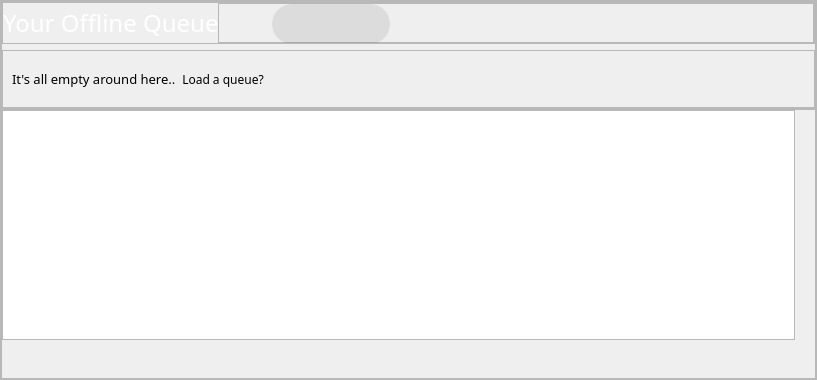
                <widget class="QFrame" name="frame_6">
                 <property name="minimumSize">
                  <size>
                   <width>0</width>
                   <height>350</height>
                  </size>
                 </property>
                 <property name="maximumSize">
                  <size>
                   <width>16777215</width>
                   <height>380</height>
                  </size>
                 </property>
                 <property name="frameShape">
                  <enum>QFrame::Shape::StyledPanel</enum>
                 </property>
                 <property name="frameShadow">
                  <enum>QFrame::Shadow::Raised</enum>
                 </property>
                 <layout class="QGridLayout" name="gridLayout_10" rowstretch="0,0">
                  <property name="leftMargin">
                   <number>0</number>
                  </property>
                  <property name="topMargin">
                   <number>0</number>
                  </property>
                  <property name="rightMargin">
                   <number>0</number>
                  </property>
                  <property name="bottomMargin">
                   <number>0</number>
                  </property>
                  <property name="spacing">
                   <number>0</number>
                  </property>
                  <item row="1" column="0">
                   <widget class="QFrame" name="frame_8">
                    <property name="frameShape">
                     <enum>QFrame::Shape::StyledPanel</enum>
                    </property>
                    <property name="frameShadow">
                     <enum>QFrame::Shadow::Raised</enum>
                    </property>
                    <layout class="QGridLayout" name="gridLayout_8">
                     <property name="leftMargin">
                      <number>0</number>
                     </property>
                     <property name="topMargin">
                      <number>0</number>
                     </property>
                     <property name="rightMargin">
                      <number>0</number>
                     </property>
                     <property name="bottomMargin">
                      <number>0</number>
                     </property>
                     <property name="horizontalSpacing">
                      <number>0</number>
                     </property>
                     <item row="0" column="0">
                      <widget class="QListWidget" name="queueWidget">
                       <property name="minimumSize">
                        <size>
                         <width>0</width>
                         <height>230</height>
                        </size>
                       </property>
                       <property name="maximumSize">
                        <size>
                         <width>16777215</width>
                         <height>230</height>
                        </size>
                       </property>
                       <property name="styleSheet">
                        <string notr="true">    QListWidget::item {
        selection-background-color: transparent; /* No background on selection */
        selection-color: transparent;            /* No text color change on selection */
        outline: none;              
	border:none;             /* Remove white selection border */
    }

    QListWidget::item:hover {
        background-color: transparent;           /* No hover effect */                     
        outline: none;              
	border:none; /* Keep the same text color */
    }

    QListWidget::item:selected {
        background-color: transparent;           /* No background on selection */
             /* No selection border */
        outline: none;              
	border:none;
    }</string>
                       </property>
                       <property name="verticalScrollBarPolicy">
                        <enum>Qt::ScrollBarPolicy::ScrollBarAlwaysOff</enum>
                       </property>
                       <property name="horizontalScrollBarPolicy">
                        <enum>Qt::ScrollBarPolicy::ScrollBarAsNeeded</enum>
                       </property>
                       <property name="selectionMode">
                        <enum>QAbstractItemView::SelectionMode::SingleSelection</enum>
                       </property>
                       <property name="textElideMode">
                        <enum>Qt::TextElideMode::ElideLeft</enum>
                       </property>
                       <property name="verticalScrollMode">
                        <enum>QAbstractItemView::ScrollMode::ScrollPerPixel</enum>
                       </property>
                       <property name="horizontalScrollMode">
                        <enum>QAbstractItemView::ScrollMode::ScrollPerPixel</enum>
                       </property>
                       <property name="movement">
                        <enum>QListView::Movement::Static</enum>
                       </property>
                       <property name="flow">
                        <enum>QListView::Flow::LeftToRight</enum>
                       </property>
                       <property name="isWrapping" stdset="0">
                        <bool>false</bool>
                       </property>
                       <property name="resizeMode">
                        <enum>QListView::ResizeMode::Fixed</enum>
                       </property>
                       <property name="layoutMode">
                        <enum>QListView::LayoutMode::SinglePass</enum>
                       </property>
                       <property name="spacing">
                        <number>8</number>
                       </property>
                       <property name="viewMode">
                        <enum>QListView::ViewMode::ListMode</enum>
                       </property>
                       <property name="uniformItemSizes">
                        <bool>true</bool>
                       </property>
                       <property name="selectionRectVisible">
                        <bool>false</bool>
                       </property>
                      </widget>
                     </item>
                     <item row="1" column="0">
                      <spacer name="verticalSpacer_4">
                       <property name="orientation">
                        <enum>Qt::Orientation::Vertical</enum>
                       </property>
                       <property name="sizeHint" stdset="0">
                        <size>
                         <width>20</width>
                         <height>40</height>
                        </size>
                       </property>
                      </spacer>
                     </item>
                     <item row="1" column="1">
                      <spacer name="verticalSpacer_5">
                       <property name="orientation">
                        <enum>Qt::Orientation::Vertical</enum>
                       </property>
                       <property name="sizeHint" stdset="0">
                        <size>
                         <width>20</width>
                         <height>40</height>
                        </size>
                       </property>
                      </spacer>
                     </item>
                    </layout>
                   </widget>
                  </item>
                  <item row="0" column="0">
                   <widget class="QFrame" name="frame_7">
                    <property name="frameShape">
                     <enum>QFrame::Shape::StyledPanel</enum>
                    </property>
                    <property name="frameShadow">
                     <enum>QFrame::Shadow::Raised</enum>
                    </property>
                    <layout class="QGridLayout" name="gridLayout_7">
                     <property name="leftMargin">
                      <number>0</number>
                     </property>
                     <property name="topMargin">
                      <number>0</number>
                     </property>
                     <property name="rightMargin">
                      <number>0</number>
                     </property>
                     <property name="bottomMargin">
                      <number>0</number>
                     </property>
                     <property name="horizontalSpacing">
                      <number>0</number>
                     </property>
                     <item row="0" column="0">
                      <widget class="QFrame" name="frame">
                       <property name="minimumSize">
                        <size>
                         <width>0</width>
                         <height>38</height>
                        </size>
                       </property>
                       <property name="frameShape">
                        <enum>QFrame::Shape::StyledPanel</enum>
                       </property>
                       <property name="frameShadow">
                        <enum>QFrame::Shadow::Raised</enum>
                       </property>
                       <layout class="QHBoxLayout" name="horizontalLayout_10">
                        <property name="spacing">
                         <number>0</number>
                        </property>
                        <property name="leftMargin">
                         <number>0</number>
                        </property>
                        <property name="topMargin">
                         <number>0</number>
                        </property>
                        <property name="rightMargin">
                         <number>0</number>
                        </property>
                        <property name="bottomMargin">
                         <number>0</number>
                        </property>
                        <item>
                         <widget class="QLabel" name="label_8">
                          <property name="minimumSize">
                           <size>
                            <width>215</width>
                            <height>0</height>
                           </size>
                          </property>
                          <property name="maximumSize">
                           <size>
                            <width>215</width>
                            <height>16777215</height>
                           </size>
                          </property>
                          <property name="font">
                           <font>
                            <family>Inter 24pt SemiBold</family>
                            <pointsize>18</pointsize>
                           </font>
                          </property>
                          <property name="styleSheet">
                           <string notr="true">background-color:rgba(0,0,0,0); color:white;</string>
                          </property>
                          <property name="text">
                           <string>Your Offline Queue</string>
                          </property>
                         </widget>
                        </item>
                        <item>
                         <widget class="QFrame" name="frame_2">
                          <property name="frameShape">
                           <enum>QFrame::Shape::StyledPanel</enum>
                          </property>
                          <property name="frameShadow">
                           <enum>QFrame::Shadow::Raised</enum>
                          </property>
                          <layout class="QHBoxLayout" name="horizontalLayout_11">
                           <property name="spacing">
                            <number>4</number>
                           </property>
                           <property name="topMargin">
                            <number>0</number>
                           </property>
                           <property name="rightMargin">
                            <number>0</number>
                           </property>
                           <property name="bottomMargin">
                            <number>0</number>
                           </property>
                           <item>
                            <widget class="QPushButton" name="playBtn_queue">
                             <property name="minimumSize">
                              <size>
                               <width>40</width>
                               <height>38</height>
                              </size>
                             </property>
                             <property name="maximumSize">
                              <size>
                               <width>40</width>
                               <height>38</height>
                              </size>
                             </property>
                             <property name="styleSheet">
                              <string notr="true">QPushButton {
background-color:rgba(0,0,0,0); 
color:white;
border-radius:19px;
padding:0px;
}

QPushButton:hover {
background-color:rgba(255, 255, 255,30); 
color:white;
border-radius:19px;
padding:0px;
}

QPushButton:pressed {
background-color:rgba(255, 255, 255,50); 
color:white;
border-radius:19px;
padding:0px;
}</string>
                             </property>
                             <property name="text">
                              <string/>
                             </property>
                             <property name="icon">
                              <iconset>
                               <normaloff>../../resources/icons/icon_play.png</normaloff>../../resources/icons/icon_play.png</iconset>
                             </property>
                             <property name="iconSize">
                              <size>
                               <width>42</width>
                               <height>42</height>
                              </size>
                             </property>
                            </widget>
                           </item>
                           <item>
                            <widget class="QFrame" name="frame_3">
                             <property name="minimumSize">
                              <size>
                               <width>118</width>
                               <height>40</height>
                              </size>
                             </property>
                             <property name="maximumSize">
                              <size>
                               <width>118</width>
                               <height>40</height>
                              </size>
                             </property>
                             <property name="styleSheet">
                              <string notr="true">background-color:rgba(0,0,0,20); border-radius:20;</string>
                             </property>
                             <property name="frameShape">
                              <enum>QFrame::Shape::StyledPanel</enum>
                             </property>
                             <property name="frameShadow">
                              <enum>QFrame::Shadow::Raised</enum>
                             </property>
                             <layout class="QGridLayout" name="gridLayout_9">
                              <property name="leftMargin">
                               <number>0</number>
                              </property>
                              <property name="topMargin">
                               <number>0</number>
                              </property>
                              <property name="rightMargin">
                               <number>0</number>
                              </property>
                              <property name="bottomMargin">
                               <number>0</number>
                              </property>
                              <property name="spacing">
                               <number>0</number>
                              </property>
                              <item row="0" column="0">
                               <widget class="QPushButton" name="newQueue">
                                <property name="minimumSize">
                                 <size>
                                  <width>32</width>
                                  <height>30</height>
                                 </size>
                                </property>
                                <property name="maximumSize">
                                 <size>
                                  <width>32</width>
                                  <height>30</height>
                                 </size>
                                </property>
                                <property name="styleSheet">
                                 <string notr="true">QPushButton {
background-color:rgba(0,0,0,0); 
color:white;
border-radius:15px;
padding:0px;
}

QPushButton:hover {
background-color:rgba(255, 255, 255,30); 
color:white;
border-radius:15px;
padding:0px;
}

QPushButton:pressed {
background-color:rgba(255, 255, 255,50); 
color:white;
border-radius:15px;
padding:0px;
}</string>
                                </property>
                                <property name="text">
                                 <string/>
                                </property>
                                <property name="icon">
                                 <iconset>
                                  <normaloff>../../resources/icons/icon_newQueue.png</normaloff>../../resources/icons/icon_newQueue.png</iconset>
                                </property>
                                <property name="iconSize">
                                 <size>
                                  <width>28</width>
                                  <height>28</height>
                                 </size>
                                </property>
                               </widget>
                              </item>
                              <item row="0" column="1">
                               <widget class="QPushButton" name="addToQueue">
                                <property name="minimumSize">
                                 <size>
                                  <width>32</width>
                                  <height>30</height>
                                 </size>
                                </property>
                                <property name="maximumSize">
                                 <size>
                                  <width>32</width>
                                  <height>30</height>
                                 </size>
                                </property>
                                <property name="styleSheet">
                                 <string notr="true">QPushButton {
background-color:rgba(0,0,0,0); 
color:white;
border-radius:15px;
padding:0px;
}

QPushButton:hover {
background-color:rgba(255, 255, 255,30); 
color:white;
border-radius:15px;
padding:0px;
}

QPushButton:pressed {
background-color:rgba(255, 255, 255,50); 
color:white;
border-radius:15px;
padding:0px;
}</string>
                                </property>
                                <property name="text">
                                 <string/>
                                </property>
                                <property name="icon">
                                 <iconset>
                                  <normaloff>../../resources/icons/icon_addToQueue.png</normaloff>../../resources/icons/icon_addToQueue.png</iconset>
                                </property>
                                <property name="iconSize">
                                 <size>
                                  <width>28</width>
                                  <height>28</height>
                                 </size>
                                </property>
                               </widget>
                              </item>
                              <item row="0" column="2">
                               <widget class="QPushButton" name="removeFromQueue">
                                <property name="minimumSize">
                                 <size>
                                  <width>32</width>
                                  <height>30</height>
                                 </size>
                                </property>
                                <property name="maximumSize">
                                 <size>
                                  <width>32</width>
                                  <height>30</height>
                                 </size>
                                </property>
                                <property name="styleSheet">
                                 <string notr="true">QPushButton {
background-color:rgba(0,0,0,0); 
color:white;
border-radius:15px;
padding:0px;
}

QPushButton:hover {
background-color:rgba(255, 255, 255,30); 
color:white;
border-radius:15px;
padding:0px;
}

QPushButton:pressed {
background-color:rgba(255, 255, 255,50); 
color:white;
border-radius:15px;
padding:0px;
}</string>
                                </property>
                                <property name="text">
                                 <string/>
                                </property>
                                <property name="icon">
                                 <iconset>
                                  <normaloff>../../resources/icons/icon_removeFromQueue.png</normaloff>../../resources/icons/icon_removeFromQueue.png</iconset>
                                </property>
                                <property name="iconSize">
                                 <size>
                                  <width>28</width>
                                  <height>28</height>
                                 </size>
                                </property>
                               </widget>
                              </item>
                             </layout>
                            </widget>
                           </item>
                           <item>
                            <spacer name="horizontalSpacer_6">
                             <property name="orientation">
                              <enum>Qt::Orientation::Horizontal</enum>
                             </property>
                             <property name="sizeHint" stdset="0">
                              <size>
                               <width>423</width>
                               <height>20</height>
                              </size>
                             </property>
                            </spacer>
                           </item>
                          </layout>
                         </widget>
                        </item>
                       </layout>
                      </widget>
                     </item>
                     <item row="2" column="0">
                      <widget class="QFrame" name="frame_14">
                       <property name="frameShape">
                        <enum>QFrame::Shape::StyledPanel</enum>
                       </property>
                       <property name="frameShadow">
                        <enum>QFrame::Shadow::Raised</enum>
                       </property>
                       <layout class="QGridLayout" name="gridLayout_17">
                        <item row="0" column="0">
                         <widget class="QLabel" name="label_9">
                          <property name="maximumSize">
                           <size>
                            <width>180</width>
                            <height>16777215</height>
                           </size>
                          </property>
                          <property name="font">
                           <font>
                            <family>Inter 18pt Light</family>
                            <pointsize>10</pointsize>
                           </font>
                          </property>
                          <property name="text">
                           <string>It's all empty around here..</string>
                          </property>
                         </widget>
                        </item>
                        <item row="0" column="1">
                         <widget class="QPushButton" name="loadQueue">
                          <property name="minimumSize">
                           <size>
                            <width>38</width>
                            <height>38</height>
                           </size>
                          </property>
                          <property name="maximumSize">
                           <size>
                            <width>100</width>
                            <height>16777215</height>
                           </size>
                          </property>
                          <property name="font">
                           <font>
                            <family>Inter 18pt SemiBold</family>
                            <pointsize>9</pointsize>
                           </font>
                          </property>
                          <property name="styleSheet">
                           <string notr="true">QPushButton {
border-radius:8px;
background-color:rgba(0,0,0,0);
border:none;

}
QPushButton::hover {
border-radius:8px;
color:rgb(200, 200, 200);
border:none;
}

QPushButton::pressed {
border-radius:8px;
color:rgb(149, 149, 149);
border:none;
}
</string>
                          </property>
                          <property name="text">
                           <string>Load a queue?</string>
                          </property>
                          <property name="iconSize">
                           <size>
                            <width>34</width>
                            <height>34</height>
                           </size>
                          </property>
                         </widget>
                        </item>
                        <item row="0" column="2">
                         <spacer name="horizontalSpacer_3">
                          <property name="orientation">
                           <enum>Qt::Orientation::Horizontal</enum>
                          </property>
                          <property name="sizeHint" stdset="0">
                           <size>
                            <width>40</width>
                            <height>20</height>
                           </size>
                          </property>
                         </spacer>
                        </item>
                       </layout>
                      </widget>
                     </item>
                    </layout>
                   </widget>
                  </item>
                 </layout>
                </widget>
